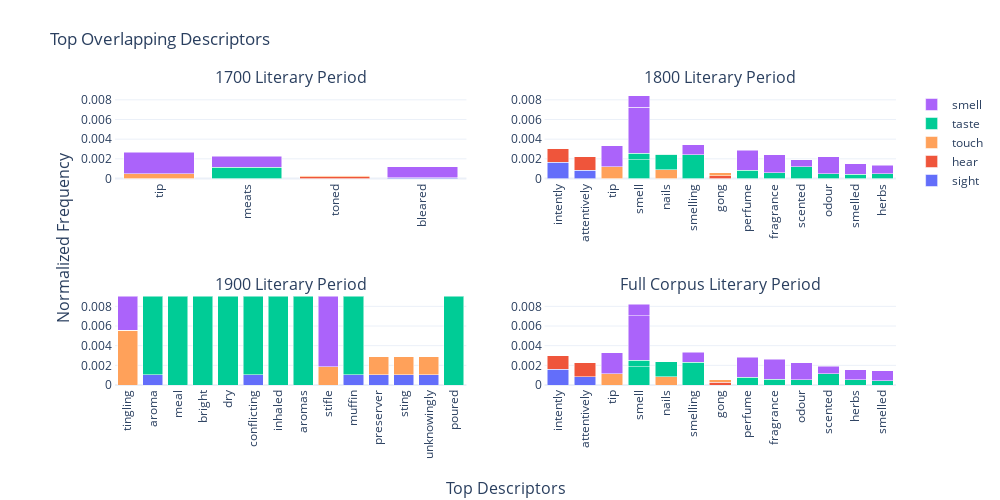

Notebook code cell kept with this figure:
### Markdown cell above
## Ranked Descriptors

### Code cell
literary_periods = ['1700', '1800', '1900', 'full_corpus']
fig = make_subplots(rows=2, 
                    cols=2, 
                    specs = [[{}, {}], [{}, {}]],
                    vertical_spacing = 0.4,
                    x_title='Top Descriptors',
                    y_title='Normalized Frequency',
                    subplot_titles=("1700 Literary Period",
                                    "1800 Literary Period",
                                    "1900 Literary Period",
                                    "Full Corpus Literary Period"))
positions = [(1,1), (1,2), (2,1), (2,2)]
fig.layout.annotations[4]["yshift"] = -90

for num, period in enumerate(literary_periods): 
    all_top_descriptors = read_file('../git_data/' + period + '/' + period + '_all_top_descriptors_500_PAI_None.pickle')
    filtered_descriptors = read_file('../data/' + period + '/filtered_descriptors.pickle')
    context_windows = read_file('../data/' + period + '/context_windows.pickle')
    
    all_top_descriptors = all_top_descriptors.reset_index(drop = True)
    all_top_descriptors['descriptor'] = all_top_descriptors['word'].str[0]
    all_top_descriptors['POS'] = all_top_descriptors['word'].str[1]
    senses = [sense for sense in set(all_top_descriptors["modality"].values)]
    ranked = pd.DataFrame(columns=["descriptor", "POS"] + senses + ['total'])
    ranked.loc[:,'descriptor'] = all_top_descriptors['descriptor']
    ranked.loc[:,'POS'] = all_top_descriptors["POS"]
    ranked = ranked.drop_duplicates().fillna(0).reset_index(drop=True)
    for index, row in all_top_descriptors.iterrows():
        # get row of matching descriptor
        ranked_row = ranked.loc[(ranked['descriptor'] == row['descriptor']) & (ranked['POS'] == row['POS'])]
        ranked_idx = ranked_row.index
        ranked.at[ranked_idx[0], row["modality"]] = filtered_descriptors[row['modality']][row['word']]

    # Calculate the total frequency for each descriptor
    for sense in senses:
        ranked["total"] += ranked[sense]

    ranked = ranked.sort_values("total", ascending=False)

    # Remove all the descriptors that show no overlap of senses
    one_sense_only = ranked[(ranked == 0).sum(1) >= 4].index
    ranked = ranked.drop(one_sense_only)
    words = ranked["descriptor"].values
    n = min(20, len(words))
    data = []
    for label in SENSES:
        try:
            fig.add_trace(go.Bar(marker_color=color_map[label],
                                 name=label, x=words[:n],
                                 y=ranked[label][:n].values/len(context_windows[label]),
                                 showlegend=False if period != "full_corpus" else True),
                          row = positions[num][0],
                          col = positions[num][1])
            #data.append(go.Bar(marker_color=color_map[label], name=label, x=words[:n], y=ranked[label][:n].values/len(context_windows[label])))
        except KeyError:
            continue
            
    if period == "full_corpus":
        title_period = "Full Corpus"
    else:
        title_period = period

fig.update_layout(template="plotly_white",
                  barmode='stack',
                  autosize=False,
                  width=1000,
                  height=500,
                  margin=dict(
                    l=115,
                    r=50,
                    b=115,
                    t=90,
                    pad=2),
                  title_text = "Top Overlapping Descriptors")
fig.update_xaxes(tickangle=270)
fig.write_html('../visuals/' + period + '/' + period + '_top_descriptors_overlap_500.html')
fig.update_yaxes(range=[0, 0.009])
save_file(fig, '../git_data/' + period + '/' + period + '_top_descriptors_overlap_500.pickle')
# fig.write_image("visuals/top_descriptors_overlap_500_bar.pdf")
fig.show()

### Figure 1 — Plotly figure (JSON) as saved in the notebook; plotly's stock layout.template omitted (floating-point values rounded to 4 significant figures)
{"data": [{"marker": {"color": "#636EFA"}, "name": "sight", "showlegend": false, "type": "bar", "x": ["tip", "meats", "toned", "bleared"], "xaxis": "x", "y": [0, 0, 0, 9.756e-05], "yaxis": "y"}, {"marker": {"color": "#EF553B"}, "name": "hear", "showlegend": false, "type": "bar", "x": ["tip", "meats", "toned", "bleared"], "xaxis": "x", "y": [0, 0, 0.0001853, 0], "yaxis": "y"}, {"marker": {"color": "#FFA15A"}, "name": "touch", "showlegend": false, "type": "bar", "x": ["tip", "meats", "toned", "bleared"], "xaxis": "x", "y": [0.0004753, 0, 0.0001584, 0], "yaxis": "y"}, {"marker": {"color": "#00CC96"}, "name": "taste", "showlegend": false, "type": "bar", "x": ["tip", "meats", "toned", "bleared"], "xaxis": "x", "y": [0, 0.001154, 0, 0], "yaxis": "y"}, {"marker": {"color": "#AB63FA"}, "name": "smell", "showlegend": false, "type": "bar", "x": ["tip", "meats", "toned", "bleared"], "xaxis": "x", "y": [0.00217, 0.001085, 0, 0.001085], "yaxis": "y"}, {"marker": {"color": "#636EFA"}, "name": "sight", "showlegend": false, "type": "bar", "x": ["intently", "attentively", "tip", "smell", "nails", "smelling", "gong", "perfume", "fragrance", "scented", "odour", "smell", "smelled", "herbs"], "xaxis": "x2", "y": [0.001664, 0.0008481, 0, 0, 0, 0, 0, 0, 0, 0, 0, 0, 0, 0], "yaxis": "y2"}, {"marker": {"color": "#EF553B"}, "name": "hear", "showlegend": false, "type": "bar", "x": ["intently", "attentively", "tip", "smell", "nails", "smelling", "gong", "perfume", "fragrance", "scented", "odour", "smell", "smelled", "herbs"], "xaxis": "x2", "y": [0.001406, 0.001369, 0, 0, 0, 0, 0.0002979, 0, 0, 0, 0, 0, 0, 0], "yaxis": "y2"}, {"marker": {"color": "#FFA15A"}, "name": "touch", "showlegend": false, "type": "bar", "x": ["intently", "attentively", "tip", "smell", "nails", "smelling", "gong", "perfume", "fragrance", "scented", "odour", "smell", "smelled", "herbs"], "xaxis": "x2", "y": [0, 0, 0.001175, 0, 0.0008738, 0, 0.0002683, 0, 0, 0, 0, 0, 0, 0], "yaxis": "y2"}, {"marker": {"color": "#00CC96"}, "name": "taste", "showlegend": false, "type": "bar", "x": ["intently", "attentively", "tip", "smell", "nails", "smelling", "gong", "perfume", "fragrance", "scented", "odour", "smell", "smelled", "herbs"], "xaxis": "x2", "y": [0, 0, 0, 0.001914, 0.001589, 0.002439, 0, 0.0008255, 0.0006004, 0.001188, 0.0005003, 0.0006629, 0.0004253, 0.0004753], "yaxis": "y2"}, {"marker": {"color": "#AB63FA"}, "name": "smell", "showlegend": false, "type": "bar", "x": ["intently", "attentively", "tip", "smell", "nails", "smelling", "gong", "perfume", "fragrance", "scented", "odour", "smell", "smelled", "herbs"], "xaxis": "x2", "y": [0, 0, 0.002139, 0.004683, 0, 0.0009771, 0, 0.002046, 0.001807, 0.000719, 0.001696, 0.00118, 0.001069, 0.0008849], "yaxis": "y2"}, {"marker": {"color": "#636EFA"}, "name": "sight", "showlegend": false, "type": "bar", "x": ["tingling", "aroma", "meal", "bright", "dry", "conflicting", "inhaled", "aromas", "stifle", "muffin", "preserver", "sting", "unknowingly", "poured"], "xaxis": "x3", "y": [0, 0.001038, 0, 0, 0, 0.001038, 0, 0, 0, 0.001038, 0.001038, 0.001038, 0.001038, 0], "yaxis": "y3"}, {"marker": {"color": "#EF553B"}, "name": "hear", "showlegend": false, "type": "bar", "x": ["tingling", "aroma", "meal", "bright", "dry", "conflicting", "inhaled", "aromas", "stifle", "muffin", "preserver", "sting", "unknowingly", "poured"], "xaxis": "x3", "y": [0, 0, 0, 0, 0, 0, 0, 0, 0, 0, 0, 0, 0, 0], "yaxis": "y3"}, {"marker": {"color": "#FFA15A"}, "name": "touch", "showlegend": false, "type": "bar", "x": ["tingling", "aroma", "meal", "bright", "dry", "conflicting", "inhaled", "aromas", "stifle", "muffin", "preserver", "sting", "unknowingly", "poured"], "xaxis": "x3", "y": [0.005571, 0, 0, 0, 0, 0, 0, 0, 0.001857, 0, 0.001857, 0.001857, 0.001857, 0], "yaxis": "y3"}, {"marker": {"color": "#00CC96"}, "name": "taste", "showlegend": false, "type": "bar", "x": ["tingling", "aroma", "meal", "bright", "dry", "conflicting", "inhaled", "aromas", "stifle", "muffin", "preserver", "sting", "unknowingly", "poured"], "xaxis": "x3", "y": [0, 0.009662, 0.01932, 0.009662, 0.01932, 0.009662, 0.009662, 0.009662, 0, 0.009662, 0, 0, 0, 0.009662], "yaxis": "y3"}, {"marker": {"color": "#AB63FA"}, "name": "smell", "showlegend": false, "type": "bar", "x": ["tingling", "aroma", "meal", "bright", "dry", "conflicting", "inhaled", "aromas", "stifle", "muffin", "preserver", "sting", "unknowingly", "poured"], "xaxis": "x3", "y": [0.01031, 0.01031, 0.01031, 0.02062, 0.01031, 0, 0.01031, 0.01031, 0.01031, 0, 0, 0, 0, 0.01031], "yaxis": "y3"}, {"marker": {"color": "#636EFA"}, "name": "sight", "showlegend": true, "type": "bar", "x": ["intently", "attentively", "tip", "smell", "nails", "smelling", "gong", "perfume", "fragrance", "odour", "scented", "smell", "herbs", "smelled"], "xaxis": "x4", "y": [0.001617, 0.0008507, 0, 0, 0, 0, 0, 0, 0, 0, 0, 0, 0, 0], "yaxis": "y4"}, {"marker": {"color": "#EF553B"}, "name": "hear", "showlegend": true, "type": "bar", "x": ["intently", "attentively", "tip", "smell", "nails", "smelling", "gong", "perfume", "fragrance", "odour", "scented", "smell", "herbs", "smelled"], "xaxis": "x4", "y": [0.001342, 0.001422, 0, 0, 0, 0, 0.0002776, 0, 0, 0, 0, 0, 0, 0], "yaxis": "y4"}, {"marker": {"color": "#FFA15A"}, "name": "touch", "showlegend": true, "type": "bar", "x": ["intently", "attentively", "tip", "smell", "nails", "smelling", "gong", "perfume", "fragrance", "odour", "scented", "smell", "herbs", "smelled"], "xaxis": "x4", "y": [0, 0, 0.001138, 0, 0.0008407, 0, 0.0002529, 0, 0, 0, 0, 0, 0, 0], "yaxis": "y4"}, {"marker": {"color": "#00CC96"}, "name": "taste", "showlegend": true, "type": "bar", "x": ["intently", "attentively", "tip", "smell", "nails", "smelling", "gong", "perfume", "fragrance", "odour", "scented", "smell", "herbs", "smelled"], "xaxis": "x4", "y": [0, 0, 0, 0.001858, 0.001522, 0.002323, 0, 0.0007898, 0.0005924, 0.0005111, 0.001161, 0.000662, 0.0005111, 0.0004297], "yaxis": "y4"}, {"marker": {"color": "#AB63FA"}, "name": "smell", "showlegend": true, "type": "bar", "x": ["intently", "attentively", "tip", "smell", "nails", "smelling", "gong", "perfume", "fragrance", "odour", "scented", "smell", "herbs", "smelled"], "xaxis": "x4", "y": [0, 0, 0.002133, 0.00453, 0, 0.001005, 0, 0.002045, 0.002009, 0.001727, 0.0007227, 0.001163, 0.001022, 0.00104], "yaxis": "y4"}], "layout": {"annotations": [{"font": {"size": 16}, "showarrow": false, "text": "1700 Literary Period", "x": 0.225, "xanchor": "center", "xref": "paper", "y": 1, "yanchor": "bottom", "yref": "paper"}, {"font": {"size": 16}, "showarrow": false, "text": "1800 Literary Period", "x": 0.775, "xanchor": "center", "xref": "paper", "y": 1, "yanchor": "bottom", "yref": "paper"}, {"font": {"size": 16}, "showarrow": false, "text": "1900 Literary Period", "x": 0.225, "xanchor": "center", "xref": "paper", "y": 0.3, "yanchor": "bottom", "yref": "paper"}, {"font": {"size": 16}, "showarrow": false, "text": "Full Corpus Literary Period", "x": 0.775, "xanchor": "center", "xref": "paper", "y": 0.3, "yanchor": "bottom", "yref": "paper"}, {"font": {"size": 16}, "showarrow": false, "text": "Top Descriptors", "x": 0.5, "xanchor": "center", "xref": "paper", "y": 0, "yanchor": "top", "yref": "paper", "yshift": -90}, {"font": {"size": 16}, "showarrow": false, "text": "Normalized Frequency", "textangle": -90, "x": 0, "xanchor": "right", "xref": "paper", "xshift": -40, "y": 0.5, "yanchor": "middle", "yref": "paper"}], "autosize": false, "barmode": "stack", "height": 500, "margin": {"b": 115, "l": 115, "pad": 2, "r": 50, "t": 90}, "title": {"text": "Top Overlapping Descriptors"}, "width": 1000, "xaxis": {"anchor": "y", "domain": [0, 0.45], "tickangle": -90}, "xaxis2": {"anchor": "y2", "domain": [0.55, 1], "tickangle": -90}, "xaxis3": {"anchor": "y3", "domain": [0, 0.45], "tickangle": -90}, "xaxis4": {"anchor": "y4", "domain": [0.55, 1], "tickangle": -90}, "yaxis": {"anchor": "x", "domain": [0.7, 1], "range": [0, 0.009]}, "yaxis2": {"anchor": "x2", "domain": [0.7, 1], "range": [0, 0.009]}, "yaxis3": {"anchor": "x3", "domain": [0, 0.3], "range": [0, 0.009]}, "yaxis4": {"anchor": "x4", "domain": [0, 0.3], "range": [0, 0.009]}}}
